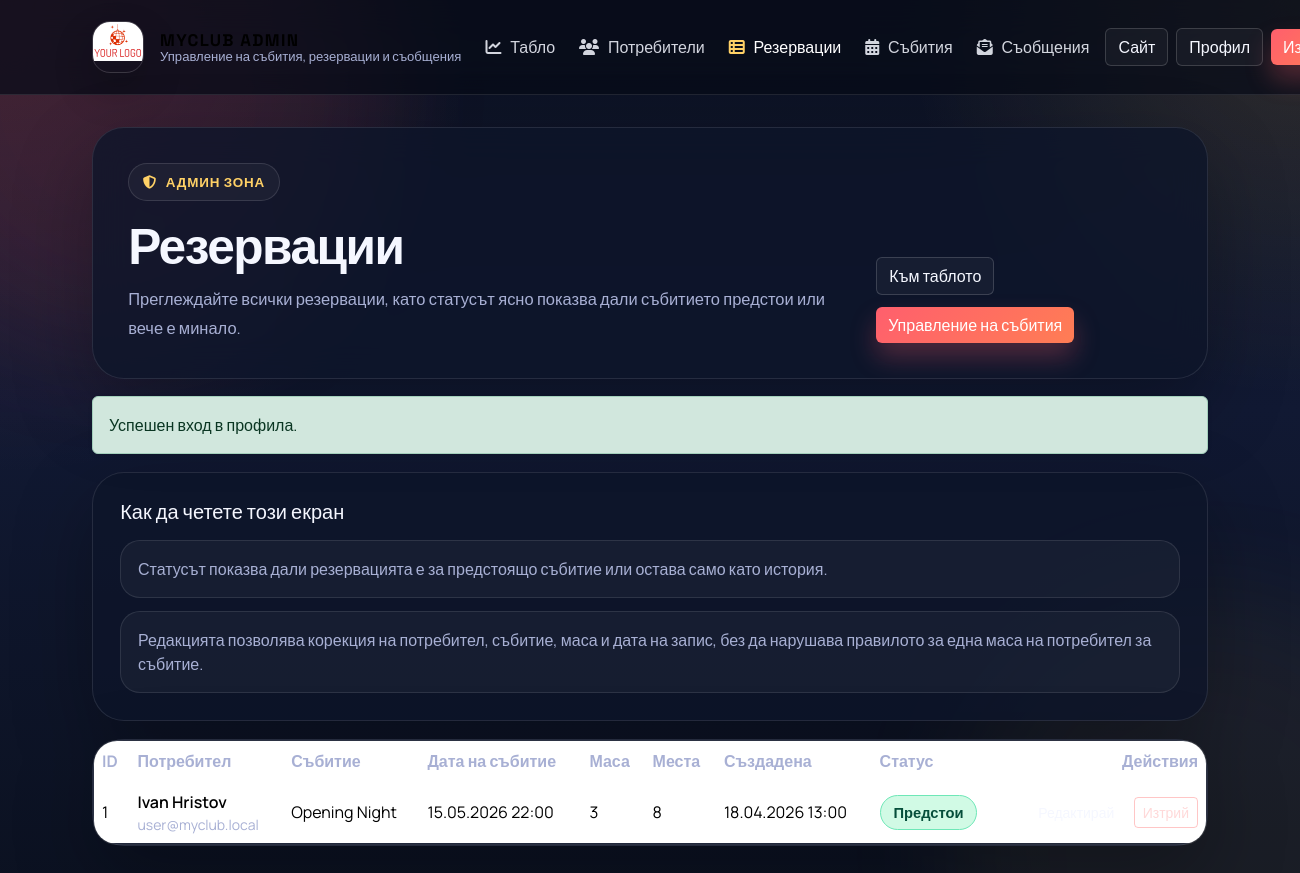
/CODE/admin/reservations.php (signed in), run on the app's committed database.
### tables this page shows
CREATE TABLE reservation (
  id_reservation INT AUTO_INCREMENT PRIMARY KEY,
  id_person INT NOT NULL,
  id_table INT NOT NULL,
  id_party INT NOT NULL,
  date_for_reservation DATETIME NOT NULL DEFAULT CURRENT_TIMESTAMP,
  CONSTRAINT fk_reservation_person FOREIGN KEY (id_person) REFERENCES registered_person(id_person) ON DELETE CASCADE,
  CONSTRAINT fk_reservation_table FOREIGN KEY (id_table) REFERENCES tables(id_tables) ON DELETE CASCADE,
  CONSTRAINT fk_reservation_party FOREIGN KEY (id_party) REFERENCES parties(id_party) ON DELETE CASCADE,
  CONSTRAINT uniq_party_table UNIQUE (id_party, id_table),
  CONSTRAINT uniq_person_party UNIQUE (id_person, id_party)
);

CREATE TABLE registered_person (
  id_person INT AUTO_INCREMENT PRIMARY KEY,
  first_name_person VARCHAR(100) NOT NULL,
  last_name_person VARCHAR(100) NOT NULL,
  email_person VARCHAR(255) NOT NULL UNIQUE,
  pass_person VARCHAR(255) NOT NULL,
  phone_number_person VARCHAR(20) NULL,
  role ENUM('admin', 'user') NOT NULL DEFAULT 'user',
  created_at DATETIME NOT NULL DEFAULT CURRENT_TIMESTAMP
);

CREATE TABLE parties (
  id_party INT AUTO_INCREMENT PRIMARY KEY,
  name_party VARCHAR(150) NOT NULL,
  event_date DATETIME NOT NULL,
  description TEXT NULL,
  created_at DATETIME NOT NULL DEFAULT CURRENT_TIMESTAMP
);

CREATE TABLE tables (
  id_tables INT AUTO_INCREMENT PRIMARY KEY,
  table_number INT NOT NULL UNIQUE,
  seats_number INT NOT NULL
);

### CODE/includes/bootstrap.php (called while the page is built, shortened)
<?php
function e(mixed $value): string
{
    return htmlspecialchars((string) $value, ENT_QUOTES | ENT_SUBSTITUTE, 'UTF-8');
}
function format_datetime(?string $value, string $fallback = '-'): string
{
    try {
        $date = new DateTimeImmutable($value);
    } catch (Exception) {
        return $value;
    }
    return $date->format('d.m.Y H:i');
}

### CODE/admin/reservations.php (the view, shortened to what this page needs)
<?php
require_once dirname(__DIR__) . '/includes/bootstrap.php';
require_once __DIR__ . '/_chrome.php';
$connection = db();
$reservations = $connection->query(
    'SELECT r.id_reservation,
            r.date_for_reservation,
            u.first_name_person,
            u.last_name_person,
            u.email_person,
            p.name_party,
            p.event_date,
            t.table_number,
            t.seats_number,
            CASE WHEN p.event_date >= NOW() THEN 1 ELSE 0 END AS is_active
     FROM reservation r
     JOIN registered_person u ON r.id_person = u.id_person
     JOIN parties p ON r.id_party = p.id_party
     JOIN tables t ON r.id_table = t.id_tables
     ORDER BY p.event_date ASC, t.table_number ASC'
)->fetchAll();
$actions = '<a href="dashboard.php" class="btn btn-ghost-light">Към таблото</a>'
    . '<a href="parties.php" class="btn btn-brand">Управление на събития</a>';
?>
<section class="admin-card">
  <h2 class="h5 mb-3">Как да четете този екран</h2>
  <ul class="admin-note-list">
    <li>Статусът показва дали резервацията е за предстоящо събитие или остава само като история.</li>
    <li>Редакцията позволява корекция на потребител, събитие, маса и дата на запис, без да нарушава правилото за една маса на потребител за събитие.</li>
  </ul>
</section>
<section class="admin-card p-0">
  <?php if ($reservations): ?>
    <div class="admin-table-shell">
      <div class="table-responsive">
        <table class="table align-middle">
          <thead>
            <tr>
              <th>ID</th>
              <th>Потребител</th>
              <th>Събитие</th>
              <th>Дата на събитие</th>
              <th>Маса</th>
              <th>Места</th>
              <th>Създадена</th>
              <th>Статус</th>
              <th class="text-end">Действия</th>
            </tr>
          </thead>
          <tbody>
            <?php foreach ($reservations as $reservation): ?>
              <?php $isActive = (bool) $reservation['is_active']; ?>
              <tr>
                <td data-label="ID"><?= (int) $reservation['id_reservation'] ?></td>
                <td data-label="Потребител">
                  <div class="fw-semibold"><?= e($reservation['first_name_person'] . ' ' . $reservation['last_name_person']) ?></div>
                  <div class="text-muted small"><?= e($reservation['email_person']) ?></div>
                </td>
                <td data-label="Събитие"><?= e($reservation['name_party']) ?></td>
                <td data-label="Дата на събитие"><?= e(format_datetime($reservation['event_date'])) ?></td>
                <td data-label="Маса"><?= (int) $reservation['table_number'] ?></td>
                <td data-label="Места"><?= (int) $reservation['seats_number'] ?></td>
                <td data-label="Създадена"><?= e(format_datetime($reservation['date_for_reservation'])) ?></td>
                <td class="status-cell" data-label="Статус">
                  <span class="status-pill <?= $isActive ? 'is-success' : 'is-warning' ?>">
                    <?= $isActive ? 'Предстои' : 'Минало събитие' ?>
                  </span>
                </td>
                <td class="text-end" data-label="Действия">
                  <div class="admin-inline-actions">
                    <a href="edit_reservation.php?id=<?= (int) $reservation['id_reservation'] ?>" class="btn btn-sm btn-ghost-light">Редактирай</a>
                    <a href="delete_reservation.php?id=<?= (int) $reservation['id_reservation'] ?>" class="btn btn-sm btn-outline-danger">Изтрий</a>
                  </div>
                </td>
              </tr>
            <?php endforeach; ?>
          </tbody>
        </table>
      </div>
    </div>
  <?php else: ?>
    <div class="admin-card">
      <p class="muted-text mb-0">Все още няма записани резервации.</p>
    </div>
  <?php endif; ?>
</section>

### CODE/css/site-refresh.css (style rules this page uses)
:root { --bg: #0b1020; --bg-soft: #11172b; --panel: rgba(14, 21, 42, 0.78); --panel-strong: rgba(12, 17, 34, 0.92); --line: rgba(255, 255, 255, 0.1); --line-strong: rgba(255, 255, 255, 0.16); --text: #f5f7ff; --muted: #a8b0d4; --accent: #ff5f6d; --accent-strong: #ff7d54; --accent-alt: #ffd166; --success: #2fd38b; --warning: #ffbf69; --danger: #ff6b6b; --shadow: 0 30px 80px rgba(0, 0, 0, 0.28); --shadow-soft: 0 18px 40px rgba(0, 0, 0, 0.2); --radius-lg: 32px; --radius-md: 22px; --radius-sm: 16px; }
html { scroll-behavior: smooth; }
body.brand-body { position: relative; min-height: 100vh; margin: 0; font-family: "Manrope", sans-serif; color: var(--text); background: radial-gradient(circle at top left, rgba(255, 95, 109, 0.16), transparent 30%), radial-gradient(circle at top right, rgba(255, 209, 102, 0.14), transparent 25%), linear-gradient(180deg, #0c1121 0%, #111933 45%, #0b1120 100%); }
body.brand-body::before, body.brand-body::after { content: ""; position: fixed; z-index: 0; width: 32rem; height: 32rem; border-radius: 50%; filter: blur(60px); opacity: 0.5; pointer-events: none; }
body.brand-body::before { top: -10rem; left: -8rem; background: rgba(255, 95, 109, 0.18); }
body.brand-body::after { right: -10rem; bottom: -12rem; background: rgba(255, 209, 102, 0.12); }
.btn-brand { border: none; color: #fff; background: linear-gradient(135deg, var(--accent), var(--accent-strong)); box-shadow: 0 14px 26px rgba(255, 95, 109, 0.28); }
.btn-ghost-light { border: 1px solid var(--line-strong); color: var(--text); background: rgba(255, 255, 255, 0.04); }
.meta-pill, .status-pill { display: inline-flex; align-items: center; justify-content: center; flex-wrap: wrap; gap: 0.45rem; max-width: 100%; padding: 0.5rem 0.8rem; border-radius: 999px; border: 1px solid var(--line); background: rgba(255, 255, 255, 0.05); color: var(--muted); font-size: 0.92rem; font-weight: 800; line-height: 1.15; text-align: center; overflow-wrap: anywhere; }
.status-pill.is-success { color: #064e3b; border-color: #6ee7b7; background: #d1fae5; }
.admin-card { border: 1px solid var(--line); border-radius: var(--radius-lg); background: var(--panel); box-shadow: var(--shadow); padding: clamp(1.25rem, 2.6vw, 1.7rem); }
.admin-card.p-0 { padding: 0; }
.admin-card h2, .admin-card h3, .admin-card strong, .admin-card label, .admin-card .table { color: var(--text); }
.admin-note-list, .admin-detail-list { display: grid; gap: 0.8rem; margin: 0; padding: 0; list-style: none; }
.admin-note-list li, .admin-detail-list li { padding: 1rem 1.05rem; border: 1px solid var(--line); border-radius: 20px; background: rgba(255, 255, 255, 0.04); color: var(--muted); }
.admin-table-shell { overflow: hidden; border: 1px solid var(--line); border-radius: 24px; background: rgba(255, 255, 255, 0.03); }
.admin-table-shell .table { margin-bottom: 0; color: var(--text); }
.admin-table-shell th { color: var(--muted); border-color: var(--line) !important; }
.admin-table-shell td { border-color: rgba(255, 255, 255, 0.06) !important; }
.admin-page .text-muted, .admin-page .table .text-muted, .admin-page small.text-muted { color: var(--muted) !important; }
.admin-page .btn-outline-danger { color: #ffd9d9; border-color: rgba(255, 107, 107, 0.38); }
.admin-inline-actions { display: flex; flex-wrap: wrap; gap: 0.65rem; justify-content: flex-end; }

### data on the page
reservation: id_reservation "1", id_person.last_name_person "Ivan Hristov", id_person.email_person "user@myclub.local", id_party.name_party "Opening Night", id_party.event_date "15.05.2026 22:00", id_table.table_number "3", id_table.seats_number "8", date_for_reservation "18.04.2026 13:00"

### other printed values
$item['label'] "Табло"
$item['label'] "Потребители"
$item['label'] "Резервации"
$item['label'] "Събития"
$item['label'] "Съобщения"
$heading "Резервации"
$subtitle "Преглеждайте всички резервации, като статусът ясно показва дали събитието предстои или вече е минало."
$flash['message'] "Успешен вход в профила."
